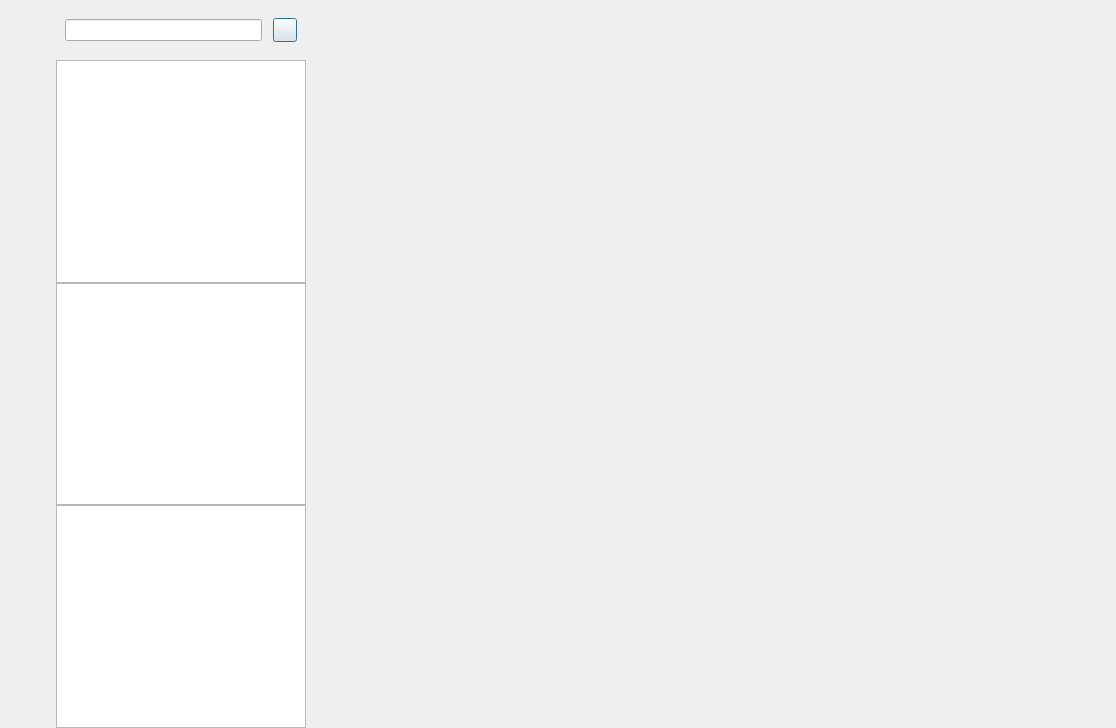
<?xml version="1.0" encoding="UTF-8"?>
<ui version="4.0">
 <class>ChatDialog</class>
 <widget class="QDialog" name="ChatDialog">
  <property name="geometry">
   <rect>
    <x>0</x>
    <y>0</y>
    <width>1116</width>
    <height>728</height>
   </rect>
  </property>
  <property name="windowTitle">
   <string>Dialog</string>
  </property>
  <layout class="QHBoxLayout" name="horizontalLayout">
   <property name="spacing">
    <number>0</number>
   </property>
   <property name="leftMargin">
    <number>0</number>
   </property>
   <property name="topMargin">
    <number>0</number>
   </property>
   <property name="rightMargin">
    <number>0</number>
   </property>
   <property name="bottomMargin">
    <number>0</number>
   </property>
   <item>
    <widget class="QWidget" name="side_bar" native="true">
     <property name="sizePolicy">
      <sizepolicy hsizetype="Fixed" vsizetype="Expanding">
       <horstretch>0</horstretch>
       <verstretch>0</verstretch>
      </sizepolicy>
     </property>
     <property name="minimumSize">
      <size>
       <width>56</width>
       <height>0</height>
      </size>
     </property>
     <property name="maximumSize">
      <size>
       <width>56</width>
       <height>16777215</height>
      </size>
     </property>
     <layout class="QVBoxLayout" name="verticalLayout">
      <property name="leftMargin">
       <number>10</number>
      </property>
      <property name="topMargin">
       <number>30</number>
      </property>
      <property name="rightMargin">
       <number>0</number>
      </property>
      <property name="bottomMargin">
       <number>0</number>
      </property>
      <item>
       <widget class="QWidget" name="widget" native="true">
        <layout class="QVBoxLayout" name="verticalLayout_3">
         <property name="spacing">
          <number>30</number>
         </property>
         <property name="leftMargin">
          <number>0</number>
         </property>
         <property name="topMargin">
          <number>0</number>
         </property>
         <property name="rightMargin">
          <number>0</number>
         </property>
         <property name="bottomMargin">
          <number>0</number>
         </property>
         <item>
          <widget class="QLabel" name="side_head_lb">
           <property name="minimumSize">
            <size>
             <width>35</width>
             <height>35</height>
            </size>
           </property>
           <property name="maximumSize">
            <size>
             <width>35</width>
             <height>35</height>
            </size>
           </property>
           <property name="text">
            <string/>
           </property>
          </widget>
         </item>
         <item>
          <widget class="StateWidget" name="side_chat_lb" native="true">
           <property name="minimumSize">
            <size>
             <width>30</width>
             <height>30</height>
            </size>
           </property>
           <property name="maximumSize">
            <size>
             <width>30</width>
             <height>30</height>
            </size>
           </property>
          </widget>
         </item>
         <item>
          <widget class="StateWidget" name="side_contact_lb" native="true">
           <property name="minimumSize">
            <size>
             <width>30</width>
             <height>30</height>
            </size>
           </property>
           <property name="maximumSize">
            <size>
             <width>30</width>
             <height>30</height>
            </size>
           </property>
          </widget>
         </item>
        </layout>
       </widget>
      </item>
      <item>
       <spacer name="verticalSpacer">
        <property name="orientation">
         <enum>Qt::Orientation::Vertical</enum>
        </property>
        <property name="sizeHint" stdset="0">
         <size>
          <width>20</width>
          <height>40</height>
         </size>
        </property>
       </spacer>
      </item>
     </layout>
    </widget>
   </item>
   <item>
    <widget class="QWidget" name="chat_user_wid" native="true">
     <property name="maximumSize">
      <size>
       <width>250</width>
       <height>16777215</height>
      </size>
     </property>
     <layout class="QVBoxLayout" name="verticalLayout_2">
      <property name="spacing">
       <number>0</number>
      </property>
      <property name="leftMargin">
       <number>0</number>
      </property>
      <property name="topMargin">
       <number>0</number>
      </property>
      <property name="rightMargin">
       <number>0</number>
      </property>
      <property name="bottomMargin">
       <number>0</number>
      </property>
      <item>
       <widget class="QWidget" name="search_wid" native="true">
        <property name="minimumSize">
         <size>
          <width>0</width>
          <height>60</height>
         </size>
        </property>
        <property name="maximumSize">
         <size>
          <width>16777215</width>
          <height>60</height>
         </size>
        </property>
        <layout class="QHBoxLayout" name="horizontalLayout_2">
         <item>
          <widget class="CustomizeEdit" name="search_edit"/>
         </item>
         <item>
          <spacer name="horizontalSpacer">
           <property name="orientation">
            <enum>Qt::Orientation::Horizontal</enum>
           </property>
           <property name="sizeType">
            <enum>QSizePolicy::Policy::Fixed</enum>
           </property>
           <property name="sizeHint" stdset="0">
            <size>
             <width>5</width>
             <height>20</height>
            </size>
           </property>
          </spacer>
         </item>
         <item>
          <widget class="ClickedBtn" name="add_btn">
           <property name="minimumSize">
            <size>
             <width>24</width>
             <height>24</height>
            </size>
           </property>
           <property name="maximumSize">
            <size>
             <width>24</width>
             <height>24</height>
            </size>
           </property>
           <property name="text">
            <string/>
           </property>
          </widget>
         </item>
        </layout>
       </widget>
      </item>
      <item>
       <widget class="ChatUserList" name="chat_user_list"/>
      </item>
      <item>
       <widget class="SearchList" name="search_list"/>
      </item>
      <item>
       <widget class="ContactUserList" name="con_user_list"/>
      </item>
     </layout>
    </widget>
   </item>
   <item>
    <widget class="QStackedWidget" name="stackedWidget">
     <property name="currentIndex">
      <number>2</number>
     </property>
     <widget class="ChatPage" name="chat_page"/>
     <widget class="FriendInfoPage" name="friend_info_page"/>
     <widget class="ApplyFriendPage" name="friend_apply_page"/>
    </widget>
   </item>
  </layout>
 </widget>
 <customwidgets>
  <customwidget>
   <class>ClickedBtn</class>
   <extends>QPushButton</extends>
   <header>clickedbtn.h</header>
  </customwidget>
  <customwidget>
   <class>CustomizeEdit</class>
   <extends>QLineEdit</extends>
   <header location="global">customizeedit.h</header>
  </customwidget>
  <customwidget>
   <class>ChatUserList</class>
   <extends>QListWidget</extends>
   <header location="global">chatuserlist.h</header>
  </customwidget>
  <customwidget>
   <class>ChatPage</class>
   <extends>QWidget</extends>
   <header location="global">chatpage.h</header>
   <container>1</container>
  </customwidget>
  <customwidget>
   <class>StateWidget</class>
   <extends>QWidget</extends>
   <header location="global">statewidget.h</header>
   <container>1</container>
  </customwidget>
  <customwidget>
   <class>SearchList</class>
   <extends>QListWidget</extends>
   <header location="global">searchlist.h</header>
  </customwidget>
  <customwidget>
   <class>ContactUserList</class>
   <extends>QListWidget</extends>
   <header location="global">contactuserlist.h</header>
  </customwidget>
  <customwidget>
   <class>ApplyFriendPage</class>
   <extends>QWidget</extends>
   <header location="global">applyfriendpage.h</header>
   <container>1</container>
  </customwidget>
  <customwidget>
   <class>FriendInfoPage</class>
   <extends>QWidget</extends>
   <header location="global">friendinfopage.h</header>
   <container>1</container>
  </customwidget>
 </customwidgets>
 <resources/>
 <connections/>
</ui>
